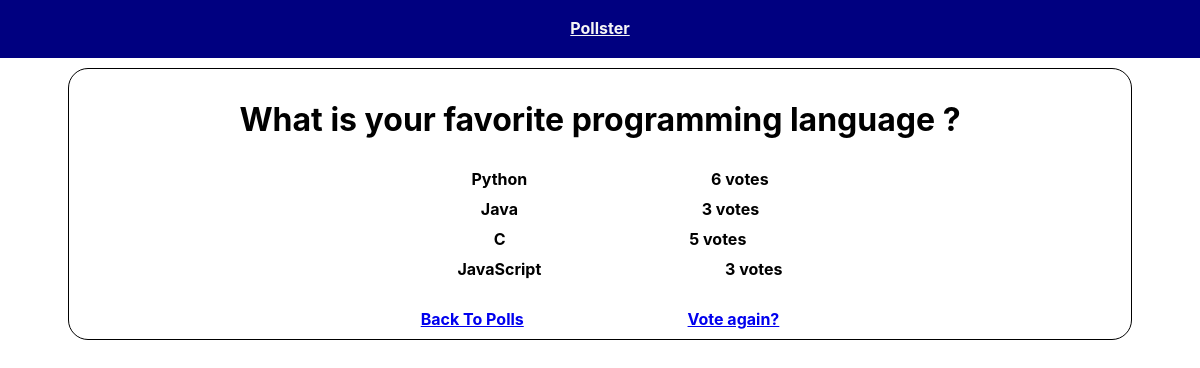
Page /polls/1/results/ on the committed database.
### polls/models.py (models this page shows, shortened)
class Question(models.Model):
    question_text = models.CharField(max_length=200)
    pub_date = models.DateTimeField('date published')

class Choice(models.Model):
    question = models.ForeignKey(Question, on_delete=models.CASCADE)
    choice_text = models.CharField(max_length=200)
    votes = models.IntegerField(default=0)

### polls/views.py (the view)
# urls.py: path('<int:question_id>/results/', views.results, name ='results'),
def results(request, question_id):
    question = get_object_or_404(Question, pk=question_id)
    return render(request, 'polls/results.html', {'question': question})

### templates/polls/results.html (shortened to what this page needs)
{% extends 'base.html' %}
{% block content %}
<h1>{{ question.question_text }}</h1>
<ul class ="list-group">
    {% for choice in question.choice_set.all %}
    <li class ="success">
        {{ choice.choice_text }} <span class="space">{{ choice.votes }}
            vote{{ choice.votes | pluralize }}</span>
    </li>
    {% endfor %}
</ul>
<a class ="btn-secondary" href ="{% url 'polls:index' %}">Back To Polls</a>
<a class ="btn-dark" href ="{% url 'polls:detail' question.id %}">Vote again?</a>
{% endblock %}

### templates/base.html (style rules this page uses)
* { font-family: -apple-system, BlinkMacSystemFont, 'Segoe UI', Roboto, Oxygen, Ubuntu, Cantarell, 'Open Sans', 'Helvetica Neue', sans-serif; }

### templates/polls/results.html (style rules this page uses)
.list-group { margin:30px;text-align: center; }
ul { list-style-type: none; }
.success { margin: 10px }
.space { margin-left: 15vw; }
.btn-secondary { margin-right: 80px; }
.btn-dark { margin-left: 80px; }

### rows in the picture
Question: question_text "What is your favorite programming language ?"
Choice: choice_text "Python", votes "6", votes|pluralize "s"
Choice: choice_text "Java", votes "3", votes|pluralize "s"
Choice: choice_text "C", votes "5", votes|pluralize "s"
Choice: choice_text "JavaScript", votes "3", votes|pluralize "s"
